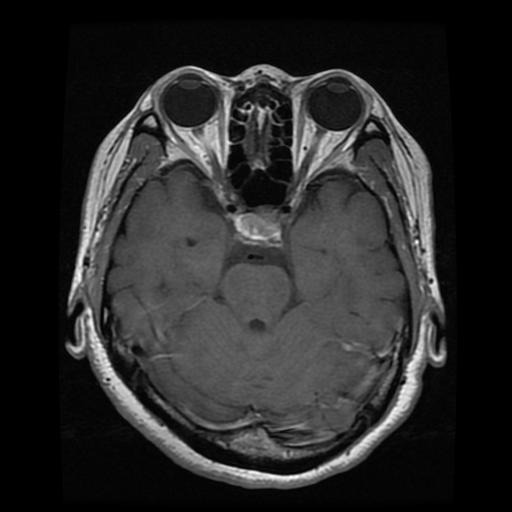
#> input picture python-container/P_1.jpg, 512 x 512 px
$ jupyter execute tecAumentoContraste.ipynb
#> lines starting #> are read from the running program, lines starting #| are printed output that depends on the picture
# Técnicas usada para o aumento de contraste padrão
As técnicas são:
* Transformações Logaritímicas e de Potência
* Equalização de Histograma
* Equalização de Histograma

## obs: importações

[cell 1]
import cv2
import numpy as np
import matplotlib.pyplot as plt

## Transformação Logaritimica

[cell 2]
# --- 2. Carregamento da imagem ---
caminho_da_imagem = "P_1.jpg"
img_baixo_contraste = cv2.imread(caminho_da_imagem, cv2.IMREAD_GRAYSCALE)
#> img_baixo_contraste is the input picture: shape (512, 512); min 0, max 255, mean 41.3

print("Exibindo imagem original de baixo contraste...")

# Normaliza a imagem para 0-1 igual ao EBImage
img_norm = img_baixo_contraste / 255.0

# --- 3. Aplicação da Transformação Logarítmica ---
img_log_transformada = np.log(1 + img_norm)
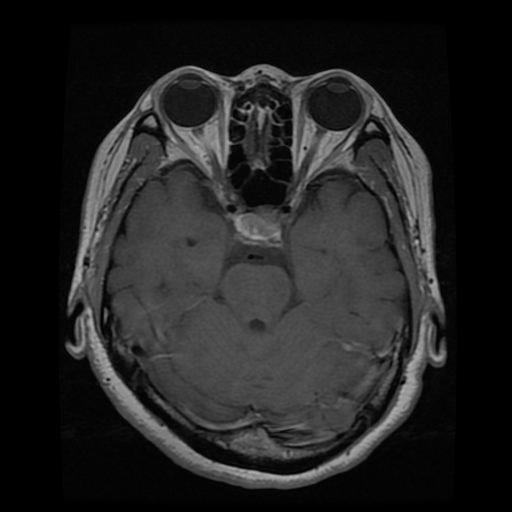
#> img_log_transformada: shape (512, 512) float64; min 0, max 0.693, mean 0.137

# Normalização final para 0-1
img_log_final = cv2.normalize(img_log_transformada, None, 0, 1, cv2.NORM_MINMAX)
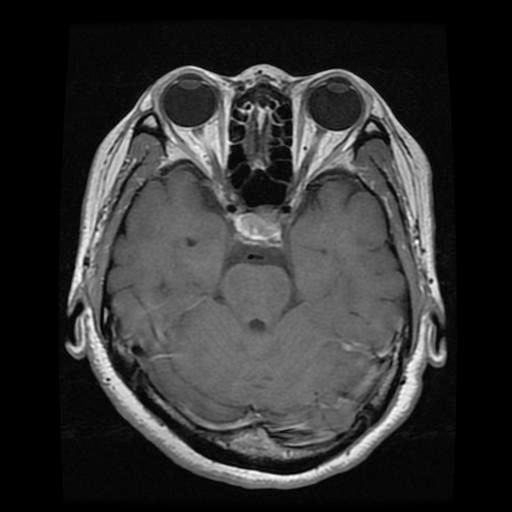
#> img_log_final: shape (512, 512) float64; min 0, max 1, mean 0.198

# --- 4. Exibição e Comparação ---
print("Exibindo e comparando o resultado...")

plt.figure(figsize=(12,6))

plt.subplot(1,2,1)
plt.imshow(img_baixo_contraste, cmap='gray')
plt.title("Original")
plt.axis("off")

plt.subplot(1,2,2)
plt.imshow(img_log_final, cmap='gray')
plt.title("Logarítmica")
plt.axis("off")

plt.show()
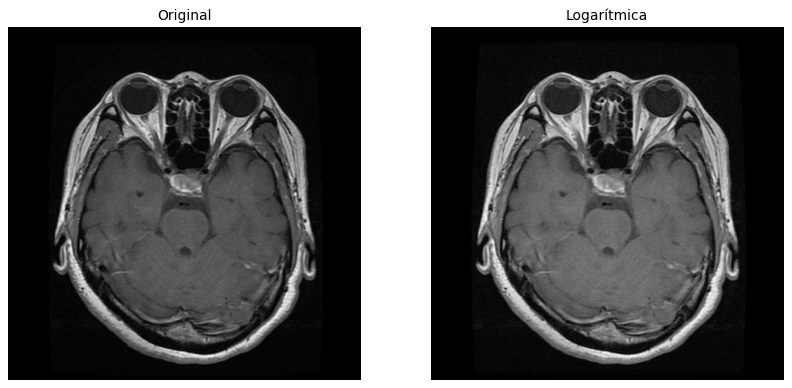
#> figure drawn by matplotlib, 2 panels

## Transformação de Potência

[cell 3]
# --- 2. Parâmetro Gamma ---
# Para REALÇAR SOMBRAS (clarear áreas escuras), use gamma < 1
GAMMA_VALUE = 0.5

# Para ESCURECER AS SOMBRAS (realçar áreas claras), use gamma > 1
# GAMMA_VALUE = 2.5

# --- 3. Carregamento da Imagem ---
caminho_da_imagem = "P_1.jpg"
img_baixo_contraste = cv2.imread(caminho_da_imagem, cv2.IMREAD_GRAYSCALE)

print("Exibindo imagem original de baixo contraste...")

# Normalizar para faixa [0, 1] (EBImage também faz isso internamente)
img_norm = img_baixo_contraste / 255.0

# --- 4. Aplicação da Transformação de Potência (Gamma) ---
# Fórmula: Y = X^gamma
img_gamma_transformada = np.power(img_norm, GAMMA_VALUE)
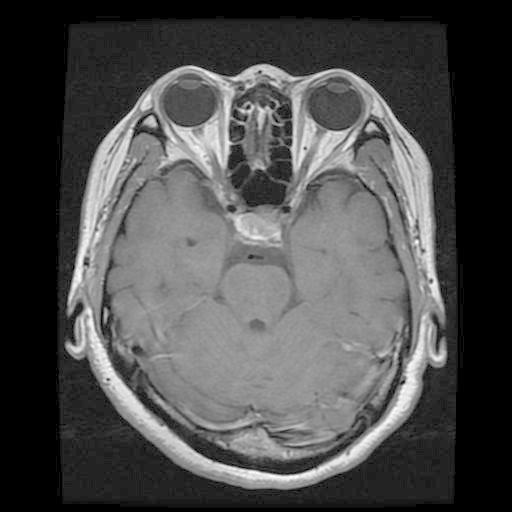
#> img_gamma_transformada: shape (512, 512) float64; min 0, max 1, mean 0.303

# Normalização para garantir distribuição total da faixa (equivalente ao normalize do EBImage)
img_gamma_final = cv2.normalize(img_gamma_transformada, None, 0, 1, cv2.NORM_MINMAX)

# --- 5. Exibição e Comparação dos Resultados ---
print(f"Exibindo e comparando o resultado com Gamma = {GAMMA_VALUE}...")

plt.figure(figsize=(12,6))

plt.subplot(1,2,1)
plt.imshow(img_baixo_contraste, cmap='gray')
plt.title("Original")
plt.axis("off")

plt.subplot(1,2,2)
plt.imshow(img_gamma_final, cmap='gray')
plt.title(f"Potência (Gamma = {GAMMA_VALUE})")
plt.axis("off")

plt.show()

## Equalização de Histograma (he)

[cell 4]
# --- 2. Carregamento da Imagem ---
caminho_da_imagem = "P_1.jpg"

# Lê a imagem em escala de cinza (equivalente ao EBImage)
img_baixo_contraste = cv2.imread(caminho_da_imagem, cv2.IMREAD_GRAYSCALE)

print("Iniciando Equalização de Histograma...")

# --- 3. Equalização de Histograma (HE Global) ---
# Equivalente ao equalize() do EBImage
img_equalizada = cv2.equalizeHist(img_baixo_contraste)
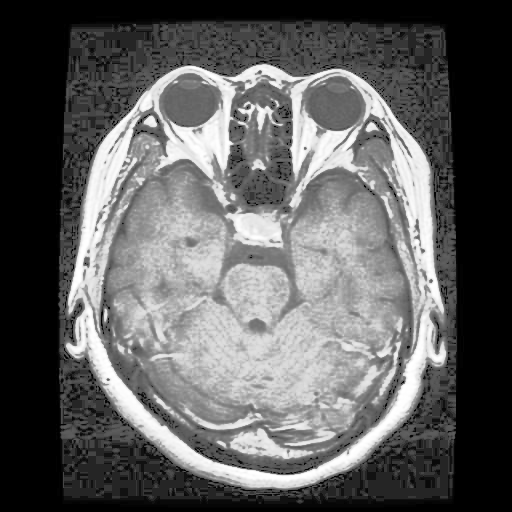
#> img_equalizada: shape (512, 512); min 0, max 255, mean 95.9

# --- 4. Exibição e Comparação ---
print("Exibindo e comparando o resultado...")

plt.figure(figsize=(12,6))

plt.subplot(1,2,1)
plt.imshow(img_baixo_contraste, cmap='gray')
plt.title("Original (Baixo Contraste)")
plt.axis("off")

plt.subplot(1,2,2)
plt.imshow(img_equalizada, cmap='gray')
plt.title("Equalização de Histograma (HE Global)")
plt.axis("off")

plt.show()

## Equalização de Histograma Adaptativa (CLAHE)

[cell 5]
# --- 2. Parâmetros CLAHE ---
NUM_BLOCKS_X = 8
NUM_BLOCKS_Y = 8
CLIP_LIMIT = 2.5

# --- 3. Carregamento da Imagem ---
caminho_da_imagem = "P_1.jpg"
img_original = cv2.imread(caminho_da_imagem, cv2.IMREAD_GRAYSCALE)

print("Iniciando pré-processamento para CLAHE...")

# Dimensões originais
altura_original, largura_original = img_original.shape
#> altura_original = 512; largura_original = 512

# --- 3.1. Cálculo das novas dimensões (múltiplos exatos dos blocos) ---
nova_largura = largura_original - (largura_original % NUM_BLOCKS_X)
#> nova_largura = 512
nova_altura = altura_original - (altura_original % NUM_BLOCKS_Y)
#> nova_altura = 512

if nova_largura <= 0 or nova_altura <= 0:
    raise ValueError("Erro no cálculo do redimensionamento. A imagem é muito pequena.")

# --- 3.2. Redimensionamento da imagem ---
img_resized = cv2.resize(img_original, (nova_largura, nova_altura))

print(f"Dimensões Originais: {largura_original}x{altura_original}")
#| Dimensões Originais: 512x512
print(f"Dimensões Redimensionadas: {nova_largura}x{nova_altura}")
#| Dimensões Redimensionadas: 512x512
print("Iniciando Equalização Adaptativa (CLAHE)...")

# --- 4. Aplicação do CLAHE ---
# Em OpenCV, o CLAHE usa "tileGridSize" para o número de blocos (nx, ny)
clahe = cv2.createCLAHE(clipLimit=CLIP_LIMIT, tileGridSize=(NUM_BLOCKS_X, NUM_BLOCKS_Y))
img_clahe_final = clahe.apply(img_resized)
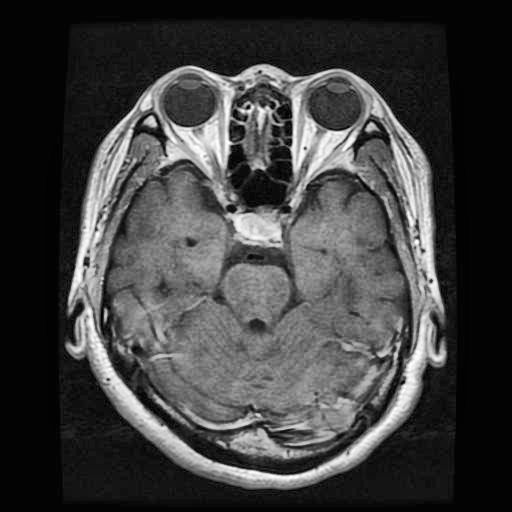
#> img_clahe_final: shape (512, 512); min 0, max 255, mean 63.1

# --- 5. Exibição ---
print("Exibindo as imagens...")

plt.figure(figsize=(12,6))

plt.subplot(1,2,1)
plt.imshow(img_original, cmap='gray')
plt.title("Imagem Original")
plt.axis("off")

plt.subplot(1,2,2)
plt.imshow(img_clahe_final, cmap='gray')
plt.title(f"CLAHE ({NUM_BLOCKS_X}x{NUM_BLOCKS_Y}, Limite={CLIP_LIMIT})")
plt.axis("off")

plt.show()
